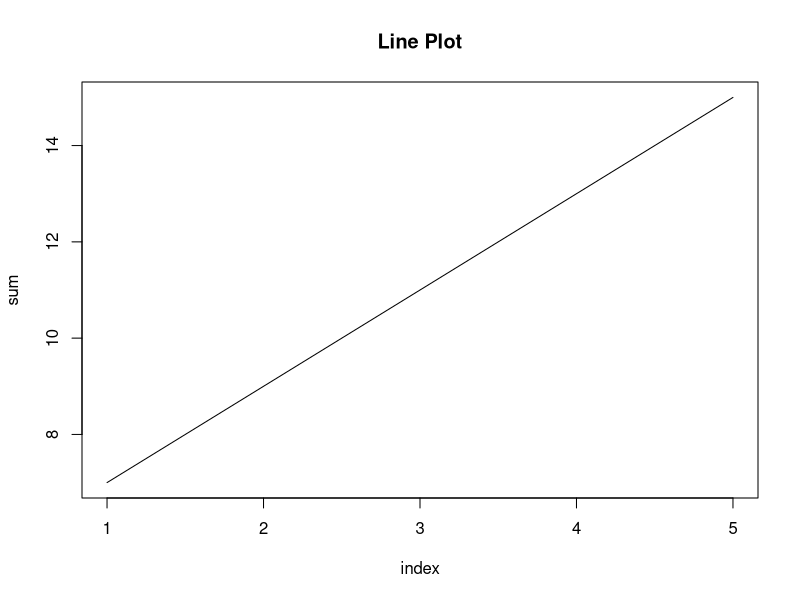
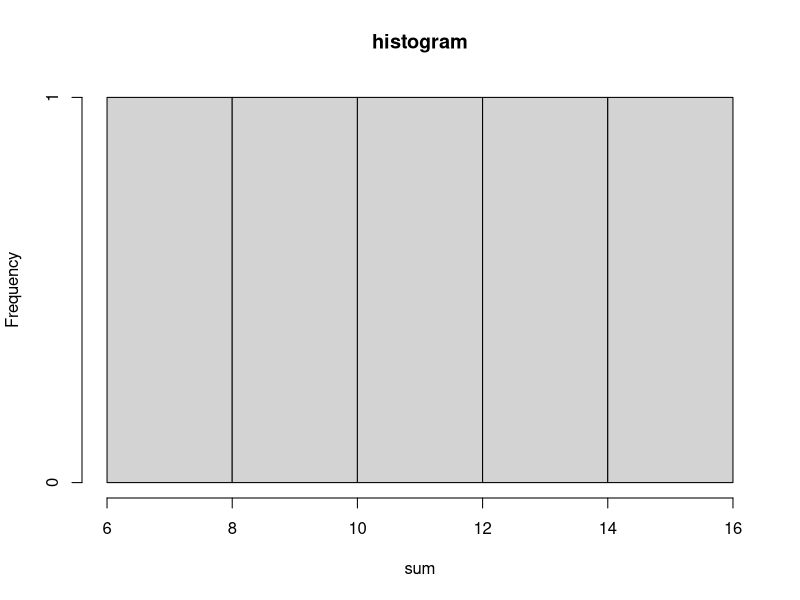

These charts were generated, in order, by the following R code:
# Write an R script that creates a dataframe and filters rows based on a specific  condition using subsetting. use a for loop to iterate over two numeric vector  and create a new vector containing the sum values of each element, and  represent it using any two suitable graphs.

# create dataframe
dataframe <- data.frame(
  numbers <- c(1:10)
)
dataframe

dnum = c()

for (x in dataframe$numbers) {
  if (x %% 2 == 0) {
    dnum <- c(dnum,x)
  }
}

print(dnum)

v1 <- c(1:5)
v2 <- c(6:10)
v3 <- c()

for (i in 1:length(v1)) {
  v3[i] = v1[i] + v2[i]
}
print(v3)

# line graph 
plot(v3,type = "l",xlab = "index",ylab = "sum",main = "Line Plot")

# histogram
hist(v3,xlab = "sum",main = "histogram")
